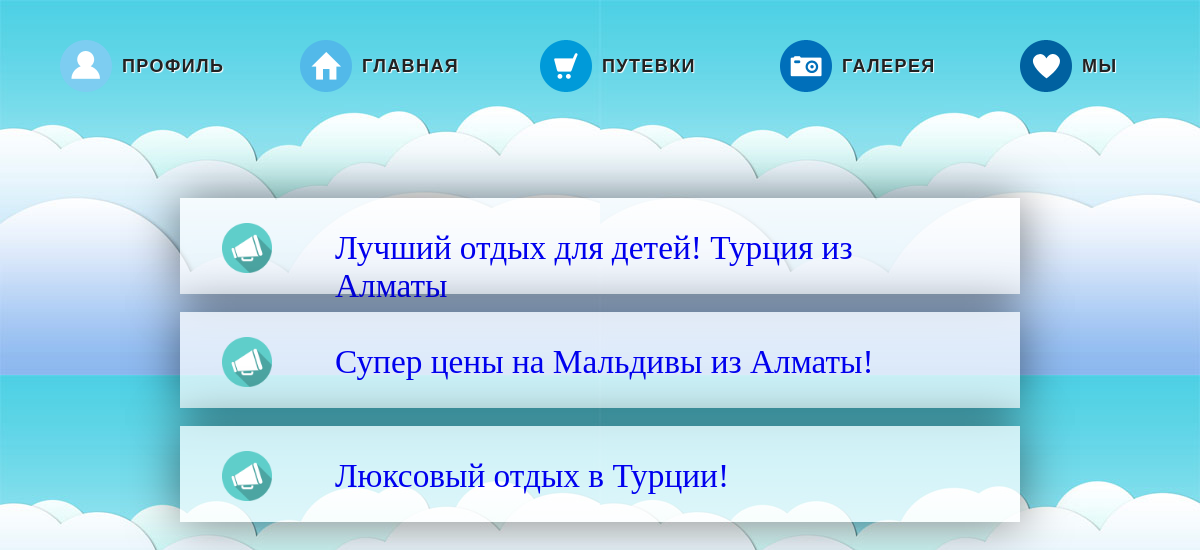
The page / on the database its author committed.
### tables this page shows
CREATE TABLE IF NOT EXISTS `thead` (
  `ID` int(11) NOT NULL AUTO_INCREMENT,
  `Header` varchar(50) NOT NULL,
  `Text` text NOT NULL,
  PRIMARY KEY (`ID`)
);

### index.php (the view, shortened to what this page needs)
<!DOCTYPE html PUBLIC "-//W3C//DTD XHTML 1.0 Strict//EN" "http://www.w3.org/TR/xhtml1/DTD/xhtml1-strict.dtd">
<html>
    <head>
    </head>
    <body>
		<?php
		$query = "SELECT * FROM thead";
		$res=mysql_query($query);
		echo "<Br><Br><Br><Br><Br><Br><Br><Br><Br><Br><Br>";
		while($row = mysql_fetch_assoc($res))
		{
			echo"<a href = 'news.php?ID=".$row['ID']."'><div class = 'formregistation'>
			<form>
			<div class = 'formnews'><div class = 'newsimg'><img src='images/news.png' width = '50' height = '50' align = 'left'></div><div class = 'textheader'>".$row['Header']."</div><Br></div></div>
			</form></div></a><Br>";
		}
		?>
    </body>
</html>

### css/style.css (style rules this page uses)
.navigation { margin: 0px auto; font-family: "Trebuchet MS", sans-serif; font-size: 24px; font-style: normal; font-weight: bold; letter-spacing: 1.4px; }
.navigation .item { position:absolute; }
.user { top:5%; left:5%; }
.home { top:5%; left:25%; }
.shop { top:5%; left:45%; }
.camera { top:5%; left:65%; }
.fav { top:5%; left:85%; }
a.icon { width:52px; height:52px; position:absolute; top:0px; left:0px; cursor:pointer; }
.user a.icon { background:transparent url(../images/user.png) no-repeat 0px 0px; }
.home a.icon { background:transparent url(../images/home.png) no-repeat 0px 0px; }
.shop a.icon { background:transparent url(../images/shop.png) no-repeat 0px 0px; }
.camera a.icon { background:transparent url(../images/camera.png) no-repeat 0px 0px; }
.fav a.icon { background:transparent url(../images/fav.png) no-repeat 0px 0px; }
.item h2 { position:absolute; width:147px; height:52px; color:#222; font-size:18px; top:0px; left:52px; text-indent:10px; line-height:52px; text-shadow:1px 1px 1px #fff; text-transform:uppercase; }

### index.php (style rules this page uses)
.formnews { width: 500%; height: 20%; position: relative; padding-top: 8%; top: 10%; right: 0; bottom: 0; left: -0; margin: auto; text-align:center; }
.newsimg { position: relative; left: -40%; }
.textheader { position: relative; text-align:left; right: 30%; top: 50%; font: 25pt Monotype Corsiva; }
.formregistation { background-color: rgba(255, 255, 255, 0.7); box-shadow: 0 0 50px rgba(0,0,0,0.5); width: 70%; height: 30%; position: relative; padding-top: 8%; top: 10%; right: 0; bottom: 0; left: 0; margin: auto; }
form { position: absolute; top: 10%; right: 50%; bottom: 30%; left: 35%; margin: auto; }

### rows shown on the page
thead: Header "Лучший отдых для детей! Турция из Алматы"
thead: Header "Супер цены на Мальдивы из Алматы!"
thead: Header "Люксовый отдых в Турции!"
